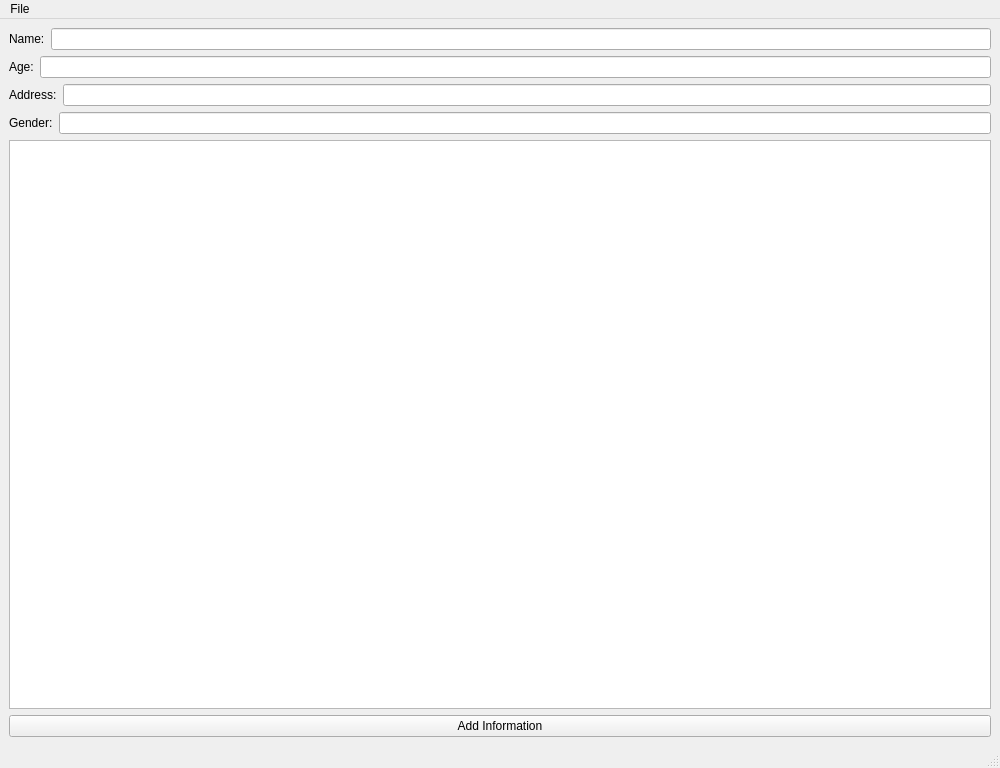
<?xml version="1.0" encoding="UTF-8"?>
<ui version="4.0">
 <class>rootWindow</class>
 <widget class="QMainWindow" name="rootWindow">
  <property name="geometry">
   <rect>
    <x>0</x>
    <y>0</y>
    <width>1000</width>
    <height>768</height>
   </rect>
  </property>
  <property name="minimumSize">
   <size>
    <width>800</width>
    <height>768</height>
   </size>
  </property>
  <property name="maximumSize">
   <size>
    <width>1600</width>
    <height>900</height>
   </size>
  </property>
  <property name="windowTitle">
   <string>MainWindow</string>
  </property>
  <property name="documentMode">
   <bool>false</bool>
  </property>
  <property name="tabShape">
   <enum>QTabWidget::Rounded</enum>
  </property>
  <property name="unifiedTitleAndToolBarOnMac">
   <bool>false</bool>
  </property>
  <widget class="QWidget" name="centralwidget">
   <layout class="QGridLayout" name="gridLayout">
    <item row="5" column="0">
     <widget class="QPushButton" name="btnPress">
      <property name="text">
       <string>Add Information</string>
      </property>
     </widget>
    </item>
    <item row="2" column="0">
     <layout class="QFormLayout" name="formLayout">
      <item row="0" column="0">
       <widget class="QLabel" name="label_3">
        <property name="text">
         <string>Address:</string>
        </property>
       </widget>
      </item>
      <item row="0" column="1">
       <widget class="QLineEdit" name="lineEdit_3"/>
      </item>
     </layout>
    </item>
    <item row="1" column="0">
     <layout class="QFormLayout" name="formLayout_2">
      <item row="0" column="0">
       <widget class="QLabel" name="label_2">
        <property name="text">
         <string>Age:</string>
        </property>
       </widget>
      </item>
      <item row="0" column="1">
       <widget class="QLineEdit" name="lineEdit_2"/>
      </item>
     </layout>
    </item>
    <item row="3" column="0">
     <layout class="QFormLayout" name="formLayout_4">
      <item row="0" column="0">
       <widget class="QLabel" name="label_4">
        <property name="text">
         <string>Gender:</string>
        </property>
       </widget>
      </item>
      <item row="0" column="1">
       <widget class="QLineEdit" name="lineEdit_4"/>
      </item>
     </layout>
    </item>
    <item row="0" column="0">
     <layout class="QFormLayout" name="formLayout_3">
      <item row="0" column="0">
       <widget class="QLabel" name="label">
        <property name="text">
         <string>Name:</string>
        </property>
       </widget>
      </item>
      <item row="0" column="1">
       <widget class="QLineEdit" name="lne_name"/>
      </item>
     </layout>
    </item>
    <item row="4" column="0">
     <widget class="QListWidget" name="listWidget"/>
    </item>
   </layout>
  </widget>
  <widget class="QMenuBar" name="menubar">
   <property name="geometry">
    <rect>
     <x>0</x>
     <y>0</y>
     <width>1000</width>
     <height>24</height>
    </rect>
   </property>
   <widget class="QMenu" name="menuFile">
    <property name="title">
     <string>File</string>
    </property>
    <addaction name="actionClose"/>
   </widget>
   <addaction name="menuFile"/>
  </widget>
  <widget class="QStatusBar" name="statusbar"/>
  <action name="actionClose">
   <property name="text">
    <string>Close</string>
   </property>
  </action>
 </widget>
 <resources/>
 <connections/>
</ui>
